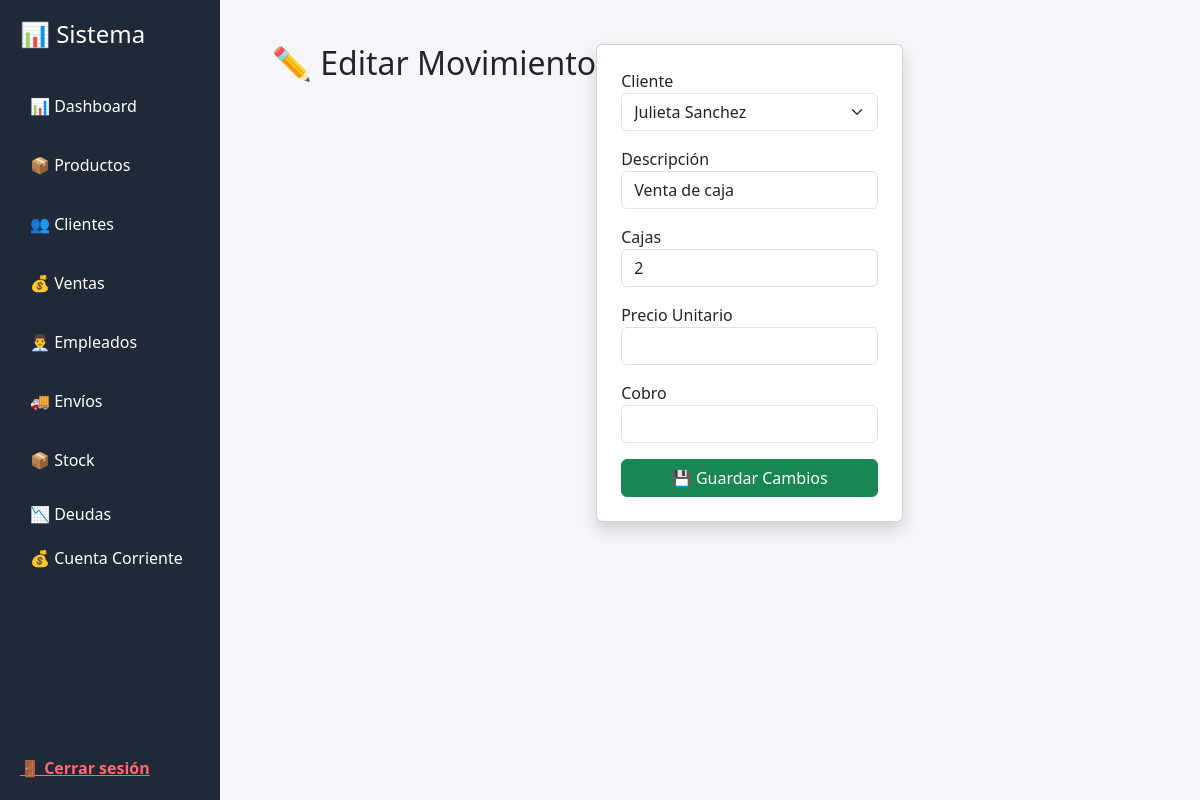
The page /cuenta-corriente/editar/1/ on the database its author committed.
### gestion/models.py (models this page shows, shortened)
class CuentaCorriente(models.Model):
    cliente = models.ForeignKey(Cliente, on_delete=models.CASCADE)
    fecha = models.DateField(auto_now_add=True)
    descripcion = models.CharField(max_length=200, default="Venta")
    cajas = models.IntegerField(default=0)
    precio_unitario = models.DecimalField(max_digits=12, decimal_places=2, default=0)
    total = models.DecimalField(max_digits=12, decimal_places=2, default=0)
    pago = models.DecimalField(max_digits=12, decimal_places=2, default=0)

class Cliente(models.Model):
    nombre = models.CharField(max_length=100)
    telefono = models.CharField(max_length=20)
    direccion = models.CharField(max_length=255)
    dni = models.CharField(max_length=20, blank=True, null=True)

### gestion/views.py (the view, shortened to what this page needs)
# urls.py: path('cuenta-corriente/editar/<int:id>/', views.editar_cuenta_corriente, name='editar_cuenta_corriente'),
def editar_cuenta_corriente(request, id):
    movimiento = get_object_or_404(CuentaCorriente, id=id)
    clientes = Cliente.objects.all().order_by('nombre')
    return render(request, 'editar_cuenta_corriente.html', {
        'movimiento': movimiento,
        'clientes': clientes
    })

### gestion/templates/editar_cuenta_corriente.html (shortened to what this page needs)
{% extends 'base.html' %}
{% block content %}
<div class="container mt-4">
    <h2>✏️ Editar Movimiento</h2>
    <form method="POST" class="card shadow p-4">
        <div class="mb-3">
            <label>Cliente</label>
            <select name="cliente" class="form-select">
                {% for c in clientes %}
                <option value="{{ c.id }}" {% if movimiento.cliente.id == c.id %}selected{% endif %}>
                    {{ c.nombre }}
                </option>
                {% endfor %}
            </select>
        </div>
        <div class="mb-3">
            <label>Descripción</label>
            <input type="text" name="descripcion" class="form-control"
                   value="{{ movimiento.descripcion }}">
        </div>
        <div class="mb-3">
            <label>Cajas</label>
            <input type="number" name="cajas" class="form-control"
                   value="{{ movimiento.cajas }}">
        </div>
        <div class="mb-3">
            <label>Precio Unitario</label>
            <input type="number" step="0.01" name="precio_unitario"
                   class="form-control"
                   value="{{ movimiento.precio_unitario }}">
        </div>
        <div class="mb-3">
            <label>Cobro</label>
            <input type="number" step="0.01" name="pago"
                   class="form-control"
                   value="{{ movimiento.pago }}">
        </div>
        <button type="submit" class="btn btn-success">
            💾 Guardar Cambios
        </button>
    </form>
</div>
{% endblock %}

### gestion/static/css/style.css (style rules this page uses)
body { margin: 0; font-family: Arial, sans-serif; }
.container { display: flex; }

### gestion/templates/base.html (style rules this page uses)
body { margin: 0; background-color: #f4f6f9; font-family: 'Segoe UI', sans-serif; }

### rows shown on the page
CuentaCorriente: cliente "Julieta Sanchez", descripcion "Venta de caja", cajas "2"
